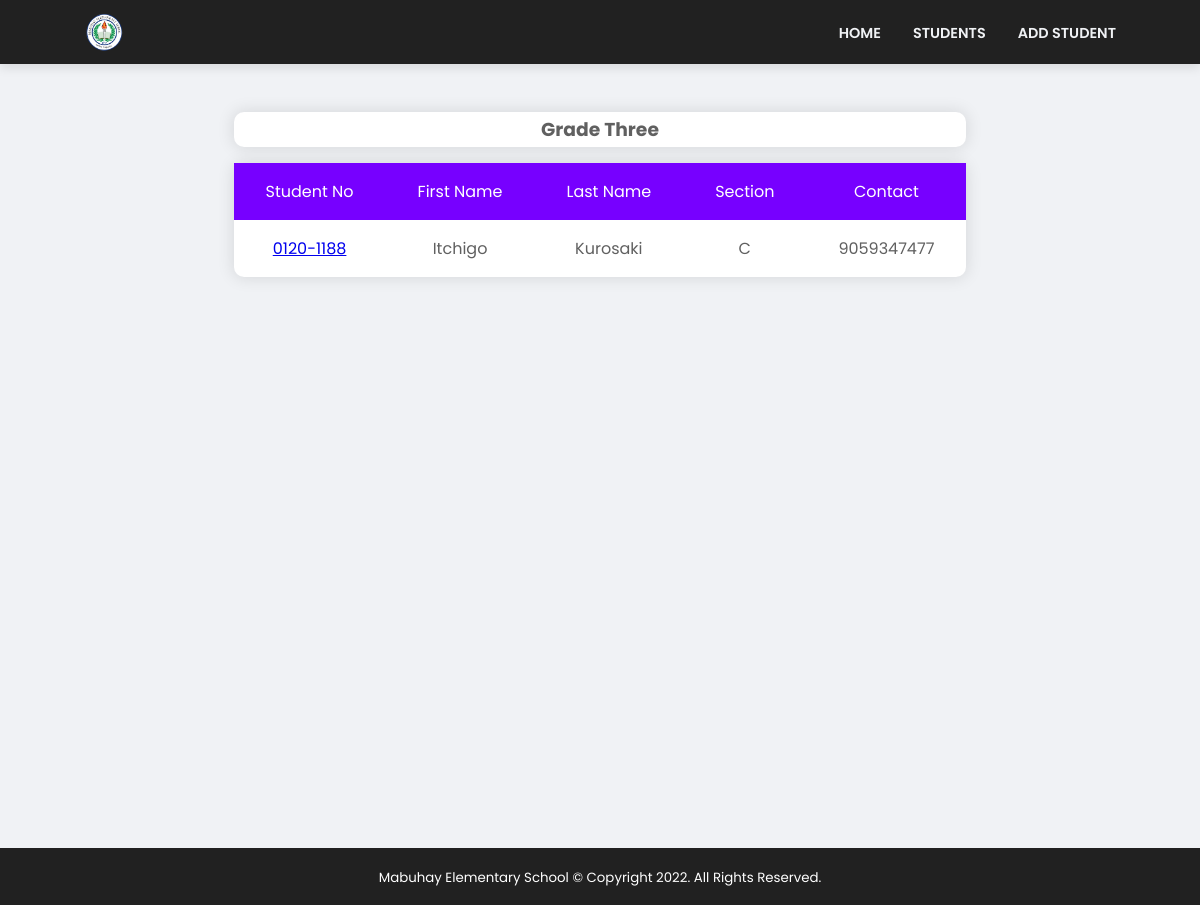
The page /Grade_3 on the database its author committed.
### tables this page shows
CREATE TABLE students (
    id INTEGER PRIMARY KEY AUTOINCREMENT,
    s_studnum NUMBER NOT NULL,
    s_firstname TEXT NOT NULL,
    s_lastname TEXT NOT NULL,
    s_middlename TEXT NOT NULL,
    s_dob DATE format 'YYYY-MM-DD' not null,
    s_age NUMBER NOT NULL,
    s_address VARCHAR NOT NULL,
    s_section TEXT NOT NULL,
    s_grade NUMBER NOT NULL,
    s_lrn NUMBER NOT NULL,
    sg_firstname TEXT NOT NULL,
    sg_lastname TEXT NOT NULL,
    sg_address VARCHAR NOT NULL,
    sg_contact NUMBER NOT NULL
);

### app.py (the view)
@ app.route('/Grade_3')
def grade_three():
    conn = get_db_connection()
    students = conn.execute(
        'SELECT * FROM students WHERE s_grade = ? ORDER BY s_studnum ASC, s_section ASC', (3,)).fetchall()
    return render_template('grade-levels/students_grade-three.html', students=students)

### app.py (called while the page is built)
def get_db_connection():
    conn = sqlite3.connect('backend/studentRegDB.db')
    conn.row_factory = sqlite3.Row
    return conn

### templates/grade-levels/students_grade-three.html
{% extends 'base.html' %}
{% block content %}
    <h1>{% block title %} GRADE 3 {% endblock %}</h1>
    <div class="container registered">
        <div class="wrapper">
            <div class="title">
                <h3>Grade Three</h3>
            </div>
            <table class="students-table">
                <tr class="purple">
                    <th>Student No</th>
                    <th>First Name</th>
                    <th class="lastName">Last Name</th>
                    <th class="section">Section</th>
                    <th class="contact">Contact</th>
                </tr>
                {% for student in students %}
                    <tr>
                        <td><a href="{{ url_for('edit_student', id=student['id']) }}">{{ student['s_studnum'] }}</a></td>
                        <td>{{ student['s_firstname'] }}</td>
                        <td class="lastName">{{ student['s_lastname'] }}</td>
                        <td class="section">{{ student['s_section'] }}</td>
                        <td class="contact">{{ student['sg_contact'] }}</td>
                    </tr>
                {% endfor %}
            </table>
        </div>
    </div>
{% endblock %}

### static/css/variable.css (style rules this page uses)
:root { --color-bg: #F0F2F5; --color-white: #fff; --color-dark: #212121; --color-black: #000; --color-text-gray: #B5B5B5; --color-text-darkgray: #606060; --color-bg-primary: #00022C; --color-accent: #0066FF; --color-accent-2: #04c286; --color-accent-3: #7700ff; --color-accent-4: #f700ff; --color-accent-5: #dd9606; --color-accent-6: #c2bc03; --color-accent-7: #ff4040fd; --color-shadow: #0000001a; --container-width-sm: 94%; --container-width-md: 90%; --container-width-lg: 86%; }

### static/css/general.css (style rules this page uses)
* { margin: 0; padding: 0; border: 0; outline: 0; list-style: none; box-sizing: border-box; }
body { font-family: 'Poppins', sans-serif; background: var(--color-bg); overflow-x: hidden; }
.wrapper { margin: 4rem 0; }
.title { text-align: center; padding: .2rem 0; border-radius: 10px; background: var(--color-white); color: var(--color-text-darkgray); margin-bottom: 1rem; box-shadow: 0 0 1em .1em var(--color-shadow); }
.container { width: var(--container-width-lg); margin: auto; }

### static/css/table.css (style rules this page uses)
.registered { width: 100vw; height: 100vh; display: flex; align-items: center; flex-direction: column; color: var(--color-white); }
.purple { background: var(--color-accent-3); }
.students-table { border-radius: 10px; border-collapse: collapse; text-align: center; background: var(--color-white); box-shadow: 0 0 1em .1em var(--color-shadow); }
.students-table th, .students-table td { padding: 1rem 2rem; }
.students-table th { font-weight: 400; }
.students-table td { color: var(--color-text-darkgray); }

### rows shown on the page
students: s_studnum "0120-1188", s_firstname "Itchigo", s_lastname "Kurosaki", s_section "C", sg_contact "9059347477"
